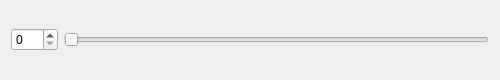
<?xml version="1.0" encoding="UTF-8"?>
<ui version="4.0">
 <class>SmallWidget</class>
 <widget class="QWidget" name="SmallWidget">
  <property name="geometry">
   <rect>
    <x>0</x>
    <y>0</y>
    <width>500</width>
    <height>80</height>
   </rect>
  </property>
  <property name="windowTitle">
   <string>SmallWidget</string>
  </property>
  <layout class="QHBoxLayout" name="horizontalLayout">
   <item>
    <widget class="QSpinBox" name="spinBox">
     <property name="maximum">
      <number>100</number>
     </property>
    </widget>
   </item>
   <item>
    <widget class="QSlider" name="horizontalSlider">
     <property name="orientation">
      <enum>Qt::Horizontal</enum>
     </property>
     <property name="maximum">
      <number>100</number>
     </property>
    </widget>
   </item>
  </layout>
 </widget>
 <resources />
 <connections />
</ui>
